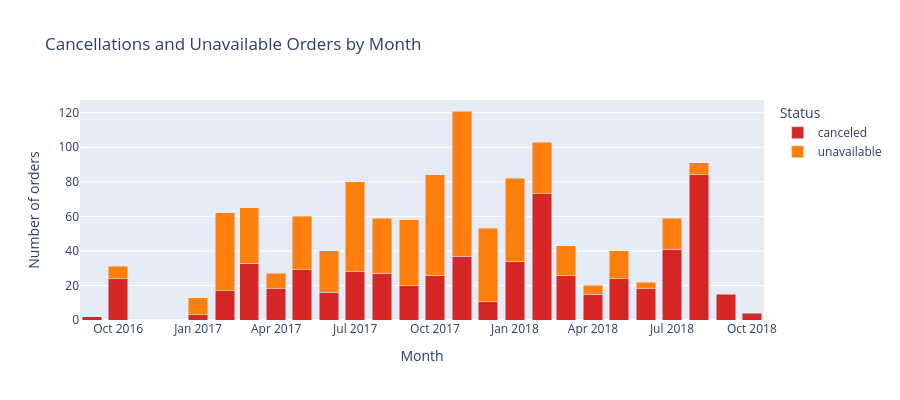

Here is the notebook cell this chart was saved with:
### Code cell
# When do cancellations happen — by month
cancellations = con.execute("""
    SELECT
        DATE_TRUNC('month', order_purchase_timestamp::TIMESTAMP)::DATE AS month,
        order_status,
        COUNT(*) AS orders
    FROM orders
    WHERE order_status IN ('canceled', 'unavailable')
    GROUP BY month, order_status
    ORDER BY month
""").df()

cancellations["month"] = pd.to_datetime(cancellations["month"])

fig3 = px.bar(
    cancellations,
    x="month",
    y="orders",
    color="order_status",
    barmode="stack",
    title="Cancellations and Unavailable Orders by Month",
    labels={"orders": "Number of orders",
            "month": "Month",
            "order_status": "Status"},
    color_discrete_map={"canceled": "#d62728", "unavailable": "#ff7f0e"}
)
fig3.update_layout(height=400)
fig3.show()

### Figure 1 — Plotly figure (JSON) as saved in the notebook; plotly's stock layout.template omitted (floating-point values rounded to 4 significant figures)
{"data": [{"hovertemplate": "Status=canceled<br>Month=%{x}<br>Number of orders=%{y}<extra></extra>", "legendgroup": "canceled", "marker": {"color": "#d62728", "pattern": {"shape": ""}}, "name": "canceled", "orientation": "v", "showlegend": true, "textposition": "auto", "type": "bar", "x": ["2016-09-01T00:00:00", "2016-10-01T00:00:00", "2017-01-01T00:00:00", "2017-02-01T00:00:00", "2017-03-01T00:00:00", "2017-04-01T00:00:00", "2017-05-01T00:00:00", "2017-06-01T00:00:00", "2017-07-01T00:00:00", "2017-08-01T00:00:00", "2017-09-01T00:00:00", "2017-10-01T00:00:00", "2017-11-01T00:00:00", "2017-12-01T00:00:00", "2018-01-01T00:00:00", "2018-02-01T00:00:00", "2018-03-01T00:00:00", "2018-04-01T00:00:00", "2018-05-01T00:00:00", "2018-06-01T00:00:00", "2018-07-01T00:00:00", "2018-08-01T00:00:00", "2018-09-01T00:00:00", "2018-10-01T00:00:00"], "xaxis": "x", "y": [2, 24, 3, 17, 33, 18, 29, 16, 28, 27, 20, 26, 37, 11, 34, 73, 26, 15, 24, 18, 41, 84, 15, 4], "yaxis": "y"}, {"hovertemplate": "Status=unavailable<br>Month=%{x}<br>Number of orders=%{y}<extra></extra>", "legendgroup": "unavailable", "marker": {"color": "#ff7f0e", "pattern": {"shape": ""}}, "name": "unavailable", "orientation": "v", "showlegend": true, "textposition": "auto", "type": "bar", "x": ["2016-10-01T00:00:00", "2017-01-01T00:00:00", "2017-02-01T00:00:00", "2017-03-01T00:00:00", "2017-04-01T00:00:00", "2017-05-01T00:00:00", "2017-06-01T00:00:00", "2017-07-01T00:00:00", "2017-08-01T00:00:00", "2017-09-01T00:00:00", "2017-10-01T00:00:00", "2017-11-01T00:00:00", "2017-12-01T00:00:00", "2018-01-01T00:00:00", "2018-02-01T00:00:00", "2018-03-01T00:00:00", "2018-04-01T00:00:00", "2018-05-01T00:00:00", "2018-06-01T00:00:00", "2018-07-01T00:00:00", "2018-08-01T00:00:00"], "xaxis": "x", "y": [7, 10, 45, 32, 9, 31, 24, 52, 32, 38, 58, 84, 42, 48, 30, 17, 5, 16, 4, 18, 7], "yaxis": "y"}], "layout": {"barmode": "stack", "height": 400, "legend": {"title": {"text": "Status"}, "tracegroupgap": 0}, "title": {"text": "Cancellations and Unavailable Orders by Month"}, "xaxis": {"anchor": "y", "domain": [0, 1], "title": {"text": "Month"}}, "yaxis": {"anchor": "x", "domain": [0, 1], "title": {"text": "Number of orders"}}}}
